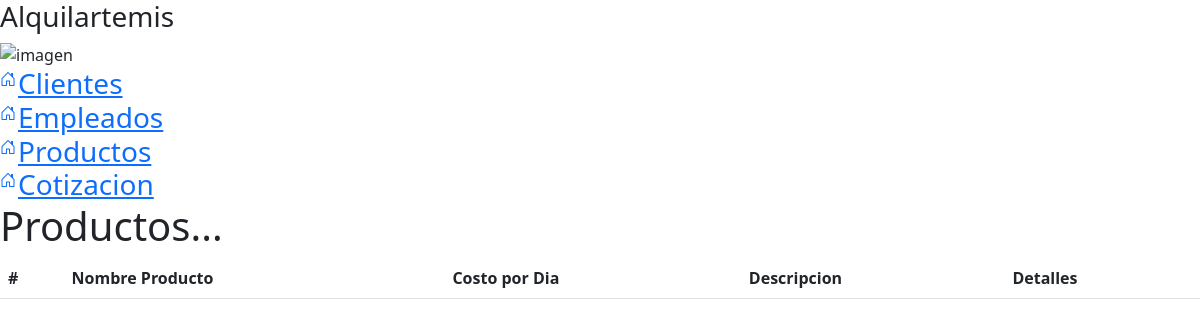
/frontend/productos.php, run on an earlier commit of the app's database.
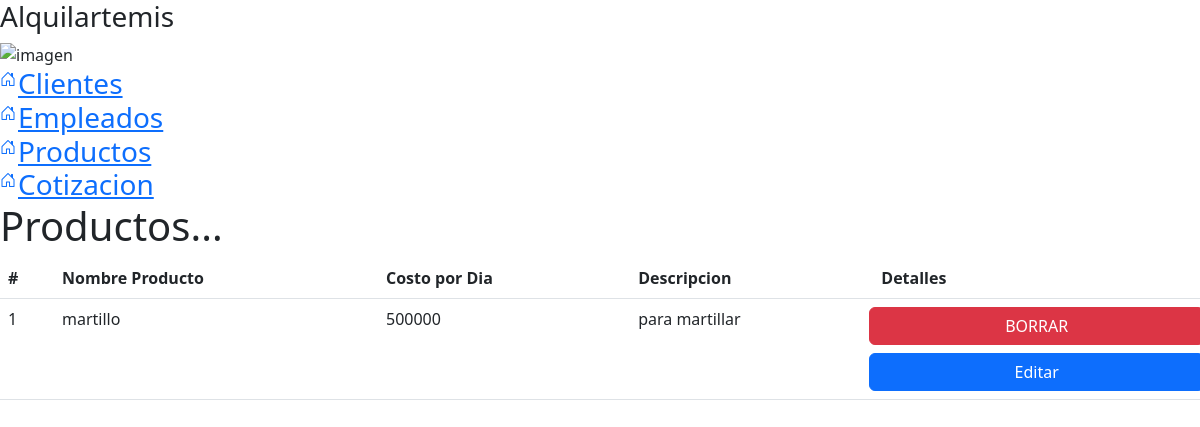
And on a later commit of the database.
### tables this page shows
CREATE TABLE `productos` (
  `id_productos` int NOT NULL,
  `nombreProducto` varchar(100) NOT NULL,
  `costoDia` int NOT NULL,
  `descripcion` text NOT NULL
);

### backend/config/pdo.php (called while the page is built, shortened)
<?php
    class ConexionPdo {
        public function __construct(){
            $this->dbCnx = new PDO(DB_TYPE . ":host=" . DB_HOST . ";dbname=" . DB_NAME, DB_USER, DB_PWD, [PDO::ATTR_DEFAULT_FETCH_MODE => PDO::FETCH_ASSOC]);
        }
    }
?>

### backend/config/productos.php (called while the page is built, shortened)
<?php
    require_once('pdo.php');
    class Cofig extends ConexionPdo {
        public function obtainAll(){
            try {
                $stm = $this -> dbCnx -> prepare("SELECT * FROM productos");
                $stm -> execute();
                return $stm -> fetchAll();
            } catch (Exception $e) {
                return $e->getMessage();
            }
        }
    }
?>

### frontend/productos.php (the view, shortened to what this page needs)
<?php
    require_once('../backend/config/productos.php');
    $data = new Cofig();
    $all = $data-> obtainAll();
?>
<!DOCTYPE html>
<html lang="en">
<head>
    <link rel="stylesheet" href="./css/styles.css">
    <link rel="stylesheet" href="https://cdn.jsdelivr.net/npm/bootstrap-icons@1.10.5/font/bootstrap-icons.css">
    <link href="https://cdn.jsdelivr.net/npm/bootstrap@5.3.0/dist/css/bootstrap.min.css" rel="stylesheet">
</head>
<body>
    <main class="barraIsquierda">
        <div class="encabezado">
            <h3>Alquilartemis</h3>
            <img src="https://cdn-icons-png.flaticon.com/512/4445/4445668.png" alt="imagen">
        </div>
        <div class="links">
            <a href="index.php" style="display: flex;gap:2px;">
                <i class="bi bi-house-door"> </i>
                <h3 style="margin: 0px;">Clientes</h3>
            </a>
            <a href="empleados.php" style="display: flex;gap:2px;">
                <i class="bi bi-house-door"> </i>
                <h3 style="margin: 0px;">Empleados</h3>
            </a>
            <a href="productos.php" style="display: flex;gap:2px;">
                <i class="bi bi-house-door"> </i>
                <h3 style="margin: 0px;">Productos</h3>
            </a>
            <a href="cotizacion.php" style="display: flex;gap:2px;">
                <i class="bi bi-house-door"> </i>
                <h3 style="margin: 0px;">Cotizacion</h3>
            </a>
        </div>
    </main>
    <section class="contenido">
        <h1>Productos...</h1>
        <table class="table">
        <thead>
          <tr>
            <th scope="col">#</th>
            <th scope="col">Nombre Producto</th>
            <th scope="col">Costo por Dia</th>
            <th scope="col">Descripcion</th>
            <th scope="col">Detalles</th>
          </tr>
        </thead>
        <tbody>
            <?php
                foreach($all as $key => $value){
            ?>
            <tr>
              <td><?= $value['id_productos'] ?></td>
              <td><?= $value['nombreProducto'] ?></td>
              <td><?= $value['costoDia'] ?></td>
              <td><?= $value['descripcion'] ?></td>
              <td class="row justify-content-center gap-2 ">
                <a class="btn btn-danger" href="../backend/acciones/clientes/borrarCliente.php?id=<?= $value['id_productos'] ?>&req=delete">BORRAR</a>
                <a class="btn btn-primary" href="../backend/acciones/clientes/editarClientes.php?id=<?=$value['id_productos']?>">Editar</a>
              </td>
            </tr>
            <?php  } ?>
        </tbody>
        </table>
    </section>
</body>
</html>

What changed in the data, as far as the page shows it:
added productos: id_productos "1", nombreProducto "martillo", costoDia "500000", descripcion "para martillar"
